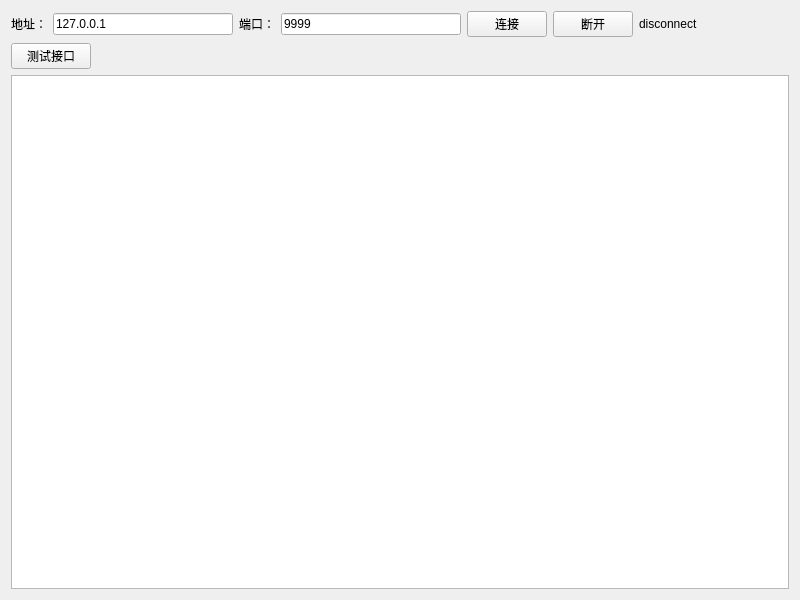
<?xml version="1.0" encoding="UTF-8"?>
<ui version="4.0">
 <class>Widget</class>
 <widget class="QWidget" name="Widget">
  <property name="geometry">
   <rect>
    <x>0</x>
    <y>0</y>
    <width>800</width>
    <height>600</height>
   </rect>
  </property>
  <property name="windowTitle">
   <string>Widget</string>
  </property>
  <layout class="QVBoxLayout" name="verticalLayout">
   <item>
    <layout class="QHBoxLayout" name="horizontalLayout">
     <item>
      <widget class="QLabel" name="label">
       <property name="text">
        <string>地址：</string>
       </property>
      </widget>
     </item>
     <item>
      <widget class="QLineEdit" name="lineEdit_ip">
       <property name="text">
        <string>127.0.0.1</string>
       </property>
      </widget>
     </item>
     <item>
      <widget class="QLabel" name="label_2">
       <property name="text">
        <string>端口：</string>
       </property>
      </widget>
     </item>
     <item>
      <widget class="QLineEdit" name="lineEdit_port">
       <property name="text">
        <string>9999</string>
       </property>
      </widget>
     </item>
     <item>
      <widget class="QPushButton" name="pushButton_conn">
       <property name="text">
        <string>连接</string>
       </property>
      </widget>
     </item>
     <item>
      <widget class="QPushButton" name="pushButton_disconn">
       <property name="text">
        <string>断开</string>
       </property>
      </widget>
     </item>
     <item>
      <widget class="QLabel" name="label_conn_status">
       <property name="minimumSize">
        <size>
         <width>150</width>
         <height>0</height>
        </size>
       </property>
       <property name="text">
        <string>disconnect</string>
       </property>
      </widget>
     </item>
    </layout>
   </item>
   <item>
    <layout class="QHBoxLayout" name="horizontalLayout_2">
     <item>
      <widget class="QPushButton" name="pushButton_test">
       <property name="text">
        <string>测试接口</string>
       </property>
      </widget>
     </item>
     <item>
      <spacer name="horizontalSpacer">
       <property name="orientation">
        <enum>Qt::Horizontal</enum>
       </property>
       <property name="sizeHint" stdset="0">
        <size>
         <width>40</width>
         <height>20</height>
        </size>
       </property>
      </spacer>
     </item>
    </layout>
   </item>
   <item>
    <widget class="QTextEdit" name="textEdit"/>
   </item>
  </layout>
 </widget>
 <resources/>
 <connections/>
</ui>
